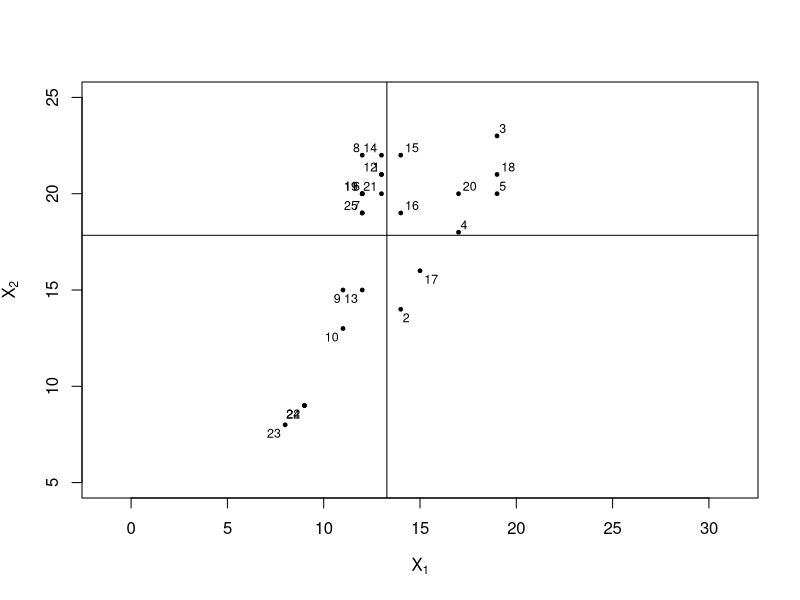
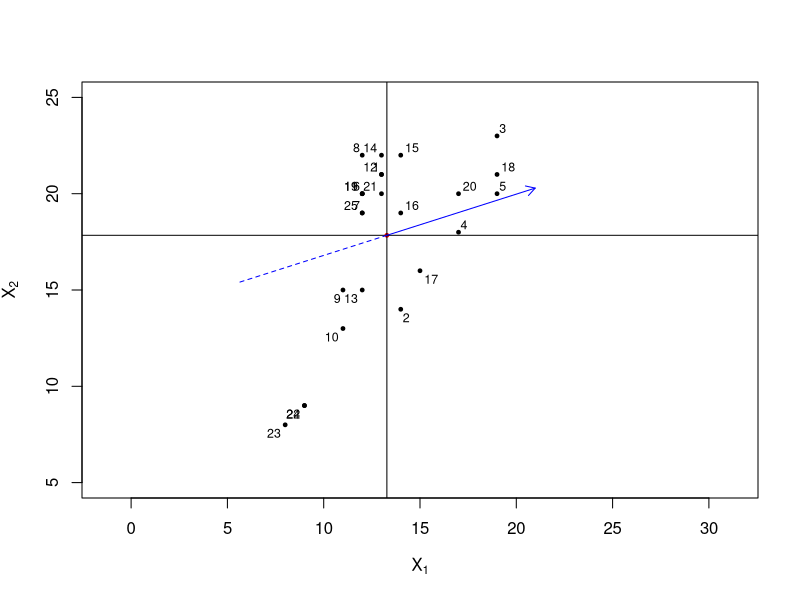
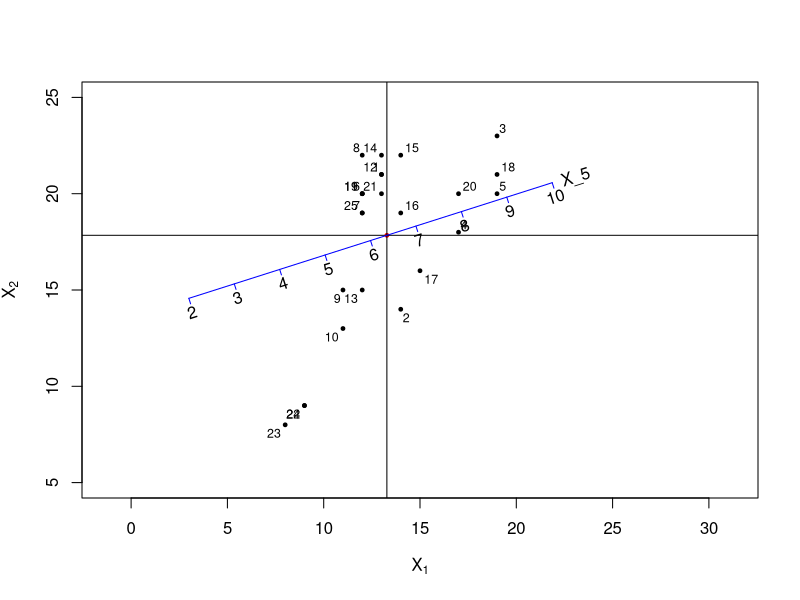
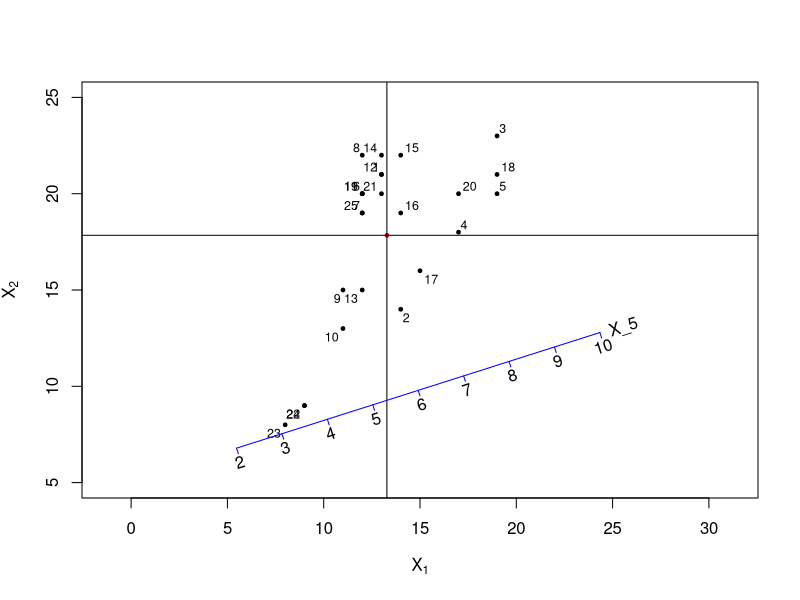
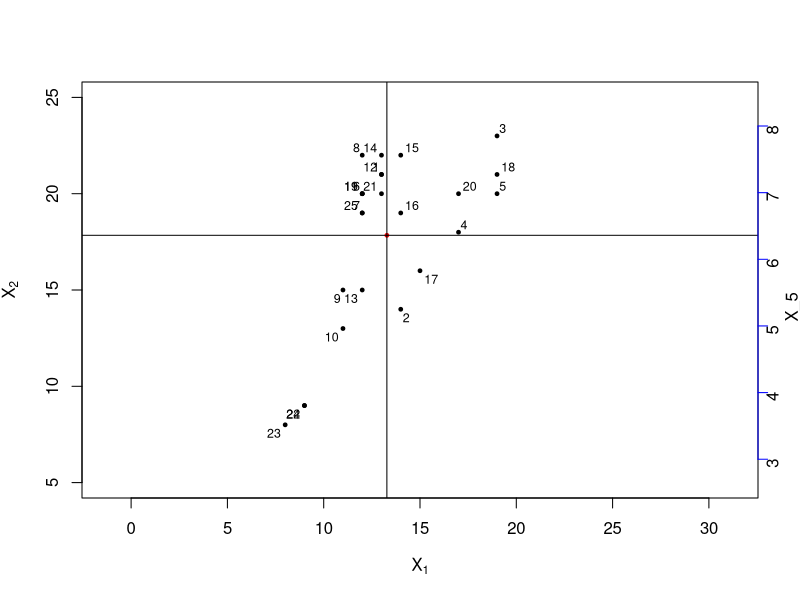
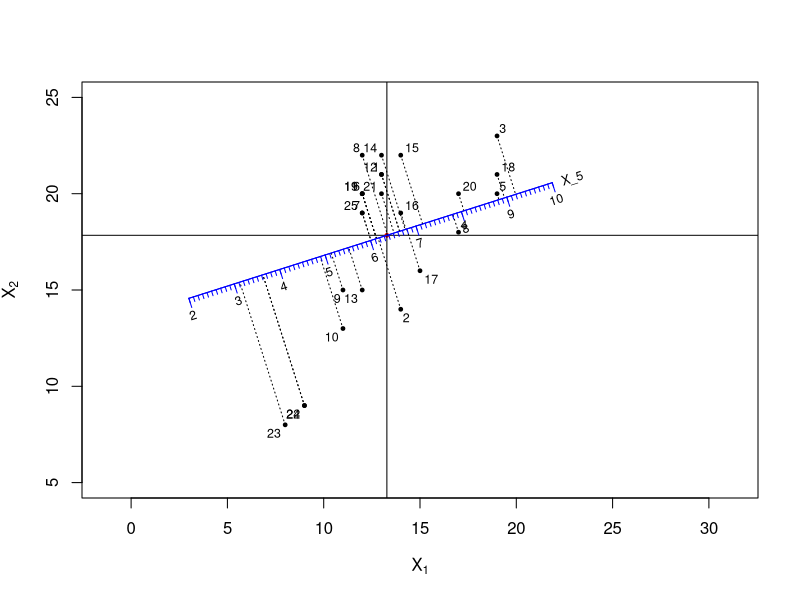
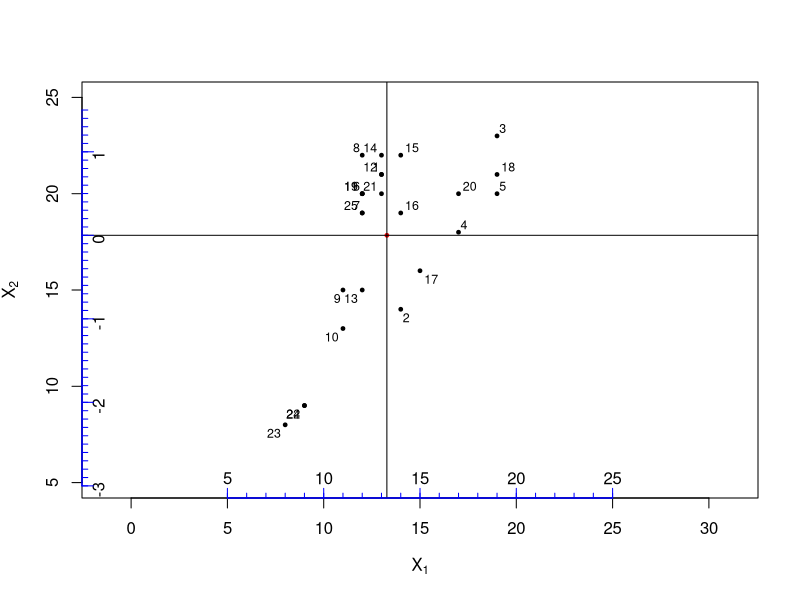
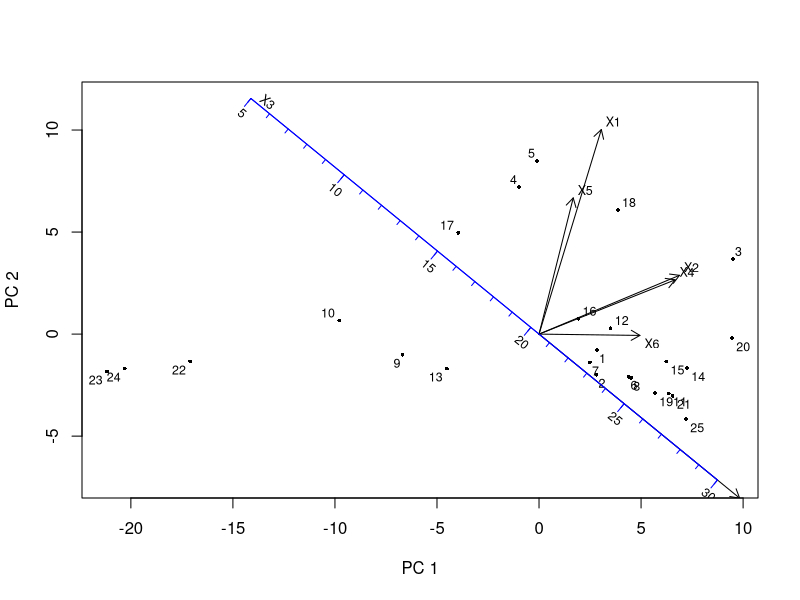

The R script that drew these images, in order:
# Code example from 'CalibrationGuide' vignette. See references/ for full tutorial.

### R code from vignette source 'CalibrationGuide.Rnw'

###################################################
### code chunk number 1: CalibrationGuide.Rnw:79-92
###################################################
prefig <- function(){
data(goblets)
X <- goblets
plot(X[,1],X[,2],pch=19,cex=0.5,xlab=expression(X[1]),
ylab=expression(X[2]),xlim=c(5,25),ylim=c(5,25),asp=1)
m <- apply(cbind(X[,1],X[,2]),2,mean)
textxy(X[,1],X[,2],1:25,m=m,cex=0.75)
points(m[1],m[2],col="red",pch=19,cex=0.5)
abline(h = m[2])
abline(v = m[1])
}
options("SweaveHooks"=list(aap=prefig))
options("width"=60)


###################################################
### code chunk number 2: noot
###################################################
library(calibrate)


###################################################
### code chunk number 3: CalibrationGuide.Rnw:113-115
###################################################
data(goblets)
X <- goblets


###################################################
### code chunk number 4: CalibrationGuide.Rnw:125-130
###################################################
plot(X[,1],X[,2],pch=19,cex=0.5,xlab=expression(X[1]),ylab=expression(X[2]),
     xlim=c(5,25),ylim=c(5,25),asp=1)
m <- apply(X[,1:2],2,mean)
textxy(X[,1],X[,2],1:25,m=m,cex=0.75)
origin(m)


###################################################
### code chunk number 5: CalibrationGuide.Rnw:137-143
###################################################
getOption("SweaveHooks")[["aap"]]()
Xc <- scale(X,center=TRUE,scale=FALSE)
b <- solve(t(Xc[,1:2])%*%Xc[,1:2])%*%t(Xc[,1:2])%*%Xc[,5]
print(b)
bscaled <- 20*b
arrows(m[1],m[2],m[1]+bscaled[1],m[2]+bscaled[2],col="blue",length=0.1)
arrows(m[1],m[2],m[1]-bscaled[1],m[2]-bscaled[2],length=0,lty="dashed",col="blue")


###################################################
### code chunk number 6: CalibrationGuide.Rnw:155-161
###################################################
getOption("SweaveHooks")[["aap"]]()
print(range(X[,5]))
yc <- scale(X[,5],scale=FALSE)
tm <- seq(2,10,by=1)
tmc <- tm - mean(X[,5])
Calibrate.X5<-calibrate(b,yc,tmc,Xc[,1:2],tmlab=tm,m=m,tl=0.3,axislab="X_5",
                        labpos=4,cex.axislab=1)


###################################################
### code chunk number 7: CalibrationGuide.Rnw:198-203
###################################################
getOption("SweaveHooks")[["aap"]]()
yc <- scale(X[,5],scale=FALSE)
tm <- seq(2,10,by=1)
tmc <- tm - mean(X[,5])
Calibrate.X5<-calibrate(b,yc,tmc,Xc[,1:2],tmlab=tm,m=m,tl=0.3,axislab="X_5",labpos=4,
                        cex.axislab=1,shiftdir="right")


###################################################
### code chunk number 8: CalibrationGuide.Rnw:220-229
###################################################
getOption("SweaveHooks")[["aap"]]()
opar <- par('xpd'=TRUE)
tm <- seq(3,8,by=1)
tmc <- (tm - mean(X[,5]))
Calibrate.rightmargin.X5 <- calibrate(c(0,1),yc,tmc,Xc[,1:2],tmlab=tm,m=m,
                                      axislab="X_5",tl=0.5,
                                      shiftvec=c(par('usr')[2]-mean(X[,1]),0),
                                      shiftfactor=1,where=2,
                                      laboffset=c(1.5,1.5),cex.axislab=1)
par(opar)


###################################################
### code chunk number 9: CalibrationGuide.Rnw:252-260
###################################################
getOption("SweaveHooks")[["aap"]]()
tm <- seq(2,10,by=1)
tmc <- (tm - mean(X[,5]))
Calibrate.X5 <- calibrate(b,yc,tmc,Xc[,1:2],tmlab=tm,m=m,axislab="X_5",tl=0.5,
                          dp=TRUE,labpos=4)
tm <- seq(2,10,by=0.1)
tmc <- (tm - mean(X[,5]))
Calibrate.X5 <- calibrate(b,yc,tmc,Xc[,1:2],tmlab=tm,m=m,tl=0.25,verb=FALSE,
                          lm=FALSE)


###################################################
### code chunk number 10: CalibrationGuide.Rnw:276-298
###################################################
getOption("SweaveHooks")[["aap"]]()
opar <- par('xpd'=TRUE)
tm <- seq(5,25,by=5)
tmc <- (tm - mean(X[,1]))
yc <- scale(X[,1],scale=FALSE)
Calibrate.X1 <- calibrate(c(1,0),yc,tmc,Xc[,1:2],tmlab=tm,m=m,tl=0.5,
                          axislab="X_1",cex.axislab=1,showlabel=FALSE,
shiftvec=c(0,-(m[2]-par("usr")[3])),shiftfactor=1,reverse=TRUE)
tm <- seq(5,25,by=1); tmc <- (tm - mean(X[,1]))
Calibrate.X1 <- calibrate(c(1,0),yc,tmc,Xc[,1:2],tmlab=tm,m=m,tl=0.25,
                          axislab="X_1",cex.axislab=1,showlabel=FALSE,
shiftvec=c(0,-(m[2]-par("usr")[3])),shiftfactor=1,reverse=TRUE,
                          verb=FALSE,lm=FALSE)
yc <- scale(X[,2],scale=TRUE)
tm <- seq(-3,1,by=1)
Calibrate.X2 <- calibrate(c(0,1),yc,tm,Xc[,1:2],tmlab=tm,m=m,tl=0.6,
                          axislab="X_2",cex.axislab=1,showlabel=FALSE,
shiftvec=c(-(mean(X[,1])-par('usr')[1]),0),shiftfactor=1,verb=TRUE,lm=TRUE)
tm <- seq(-3,1.5,by=0.1)
Calibrate.X2 <- calibrate(c(0,1),yc,tm,Xc[,1:2],tmlab=tm,m=m,tl=0.3,
                          axislab="X_2",cex.axislab=1,showlabel=FALSE,
shiftvec=c(-(mean(X[,1])-par('usr')[1]),0),shiftfactor=1,verb=FALSE,lm=FALSE)
par(opar)


###################################################
### code chunk number 11: CalibrationGuide.Rnw:327-346
###################################################
# PCA and Biplot construction
pca.results <- princomp(X,cor=FALSE)
Fp <- pca.results$scores
Gs <- pca.results$loadings
plot(Fp[,1],Fp[,2],pch=16,asp=1,xlab="PC 1",ylab="PC 2",cex=0.5)
textxy(Fp[,1],Fp[,2],rownames(X),cex=0.75)
arrows(0,0,15*Gs[,1],15*Gs[,2],length=0.1)
textxy(15*Gs[,1],15*Gs[,2],colnames(X),cex=0.75)
# Calibration of X_3
ticklab  <- seq(5,30,by=5)
ticklabc <- ticklab-mean(X[,3])
yc <- (X[,3]-mean(X[,3])) 
g <- Gs[3,1:2]                                  
Calibrate.X3 <- calibrate(g,yc,ticklabc,Fp[,1:2],ticklab,tl=0.5,
                          axislab="X3",cex.axislab=0.75,where=1,labpos=4)
ticklab  <- seq(5,30,by=1)
ticklabc <- ticklab-mean(X[,3])
Calibrate.X3.fine <- calibrate(g,yc,ticklabc,Fp[,1:2],ticklab,lm=FALSE,tl=0.25,
                               verb=FALSE,cex.axislab=0.75,where=1,labpos=4)


###################################################
### code chunk number 12: CalibrationGuide.Rnw:353-376
###################################################
# PCA and Biplot construction
pca.results <- princomp(X,cor=TRUE)
Fp <- pca.results$scores
Ds <- diag(pca.results$sdev)
Fs <- Fp%*%solve(Ds)
Gs <- pca.results$loadings
Gp <- Gs%*%Ds
#plot(Fs[,1],Fs[,2],pch=16,asp=1,xlab="PC 1",ylab="PC 2",cex=0.5)
#textxy(Fs[,1],Fs[,2],rownames(X))
plot(Gp[,1],Gp[,2],pch=16,cex=0.5,xlim=c(-1,1),ylim=c(-1,1),asp=1,
     xlab="1st principal axis",ylab="2nd principal axis")
arrows(0,0,Gp[,1],Gp[,2],length=0.1)
textxy(Gp[,1],Gp[,2],colnames(X),cex=0.75)
ticklab <- c(seq(-1,-0.2,by=0.2),seq(0.2,1.0,by=0.2))
R <- cor(X)
y <- R[,5]
g <- Gp[5,1:2]                                        
Calibrate.X5 <- calibrate(g,y,ticklab,Gp[,1:2],ticklab,lm=TRUE,tl=0.05,dp=TRUE,
                      labpos=2,cex.axislab=0.75,axislab="X_5")
ticklab <- seq(-1,1,by=0.1)
Calibrate.X5 <- calibrate(g,y,ticklab,Gp[,1:2],ticklab,lm=FALSE,tl=0.05,verb=FALSE)
ticklab <- seq(-1,1,by=0.01)
Calibrate.X5 <- calibrate(g,y,ticklab,Gp[,1:2],ticklab,lm=FALSE,tl=0.025,verb=FALSE)


###################################################
### code chunk number 13: CalibrationGuide.Rnw:389-391
###################################################
print(R)
print(cbind(R[,5],Calibrate.X5$yt))


###################################################
### code chunk number 14: CalibrationGuide.Rnw:430-472
###################################################
library(MASS)
data(calves)
ca.results <- corresp(calves,nf=2)
Fs <- ca.results$rscore
Gs <- ca.results$cscore
Ds <- diag(ca.results$cor)
Fp <- Fs%*%Ds
Gp <- Gs%*%Ds
plot(Gs[,1],Gs[,2],pch=16,asp=1,cex=0.5,xlab="1st principal axis",
     ylab="2nd principal axis")
textxy(Gs[,1],Gs[,2],colnames(calves),cex=0.75)
points(Fp[,1],Fp[,2],pch=16,cex=0.5)
textxy(Fp[,1],Fp[,2],rownames(calves),cex=0.75)
origin()
arrows(0,0,Gs[,1],Gs[,2])

P <- as.matrix(calves/sum(calves))
r <- apply(P,1,sum)
k <- apply(P,2,sum)
Dc <- diag(k)
Dr <- diag(r)

RP <- solve(Dr)%*%P
print(RP)
CRP <- RP - ones(nrow(RP), 1) %*% t(k)
TCRP <- CRP%*%solve(Dc)

y <- TCRP[,3]
g <- Gs[3,1:2]

ticklab  <- c(0,seq(0,1,by=0.2))                         
ticklabs <- (ticklab - k[3])/k[3]
Calibrate.AI <- calibrate(g,y,ticklabs,Fp[,1:2],ticklab,lm=TRUE,tl=0.10,
                          weights=Dr,axislab="AI",labpos=4,dp=TRUE)
ticklab  <- c(0,seq(0,1,by=0.1))                         
ticklabs <- (ticklab - k[3])/k[3]
Calibrate.AI <- calibrate(g,y,ticklabs,Fp[,1:2],ticklab,lm=FALSE,tl=0.10,
                          weights=Dr,verb=FALSE)
ticklab  <- c(0,seq(0,1,by=0.01))                         
ticklabs <- (ticklab - k[3])/k[3]
Calibrate.AI <- calibrate(g,y,ticklabs,Fp[,1:2],ticklab,lm=FALSE,tl=0.05,
                          weights=Dr,verb=FALSE)


###################################################
### code chunk number 15: CalibrationGuide.Rnw:490-521
###################################################
data(heads)
X  <- cbind(heads$X1,heads$X2)
Y  <- cbind(heads$Y1,heads$Y2)

Rxy<- cor(X,Y)
Ryx<- t(Rxy)
Rxx<- cor(X)
Ryy<- cor(Y)

cca.results <-canocor(X,Y)

plot(cca.results$Gs[,1],cca.results$Gs[,2],pch=16,asp=1,xlim=c(-1,1),ylim=c(-1,1),
     xlab=expression(V[1]),ylab=expression(V[2]))
arrows(0,0,cca.results$Fp[,1],cca.results$Fp[,2],length=0.1)
arrows(0,0,cca.results$Gs[,1],cca.results$Gs[,2],length=0.1)

textxy(cca.results$Fp[1,1],cca.results$Fp[1,2],expression(X[1]),cex=0.75)
textxy(cca.results$Fp[2,1],cca.results$Fp[2,2],expression(X[2]),cex=0.75)

textxy(cca.results$Gs[1,1],cca.results$Gs[1,2],expression(Y[1]),cex=0.75)
textxy(cca.results$Gs[2,1],cca.results$Gs[2,2],expression(Y[2]),cex=0.75)

circle(1)
ticklab  <- seq(-1,1,by=0.2)  

y <- Rxy[,2]
g <- cca.results$Gs[2,1:2]                        

Cal.Cor.Y2 <- calibrate(g,y,ticklab,cca.results$Fp[,1:2],ticklab,lm=TRUE,tl=0.05,
                        dp=TRUE,reverse=TRUE,weights=solve(Rxx),
axislab="Y_2",cex.axislab=0.75,showlabel=FALSE)


###################################################
### code chunk number 16: CalibrationGuide.Rnw:524-557
###################################################

plot(cca.results$Gs[,1],cca.results$Gs[,2],pch=16,asp=1,xlim=c(-2,2),ylim=c(-2,2),
     xlab=expression(V[1]),ylab=expression(V[2]))
#arrows(0,0,cca.results$Fp[,1],cca.results$Fp[,2],length=0.1)
#arrows(0,0,cca.results$Gs[,1],cca.results$Gs[,2],length=0.1)

textxy(cca.results$Fp[1,1],cca.results$Fp[1,2],expression(X[1]))
textxy(cca.results$Fp[2,1],cca.results$Fp[2,2],expression(X[2]))

textxy(cca.results$Gs[1,1],cca.results$Gs[1,2],expression(Y[1]))
textxy(cca.results$Gs[2,1],cca.results$Gs[2,2],expression(Y[2]))

points(cca.results$V[,1],cca.results$V[,2],pch=16,cex=0.5)
textxy(cca.results$V[,1],cca.results$V[,2],1:nrow(X),cex=0.75)


ticklab  <- seq(135,160,by=5)                           
ticklabc <- ticklab-mean(Y[,2])
ticklabs <- (ticklab-mean(Y[,2]))/sqrt(var(Y[,2]))

y <- (Y[,2]-mean(Y[,2]))/sqrt(var(Y[,2]))                      
Fr <- cca.results$V[,1:2]                                         
g <- cca.results$Gs[2,1:2]                                        

#points(cca.results$V[,1],cca.results$V[,2],cex=0.5,pch=19,col="red")
#textxy(cca.results$V[,1],cca.results$V[,2],rownames(Xn))

Cal.Data.Y2 <- calibrate(g,y,ticklabs,Fr,ticklab,lm=TRUE,tl=0.1,dp=TRUE,
                         reverse=TRUE,verb=TRUE,axislab="Y_2",
                         cex.axislab=0.75,showlabel=FALSE)

#cca.results<-lm.gls(Rxy[,5]~-1+Fr,W=solve(Rxx))



###################################################
### code chunk number 17: CalibrationGuide.Rnw:577-594
###################################################
data(linnerud)
X <- linnerud[,1:3]
Y <- linnerud[,4:6]
rda.results <- rda(X,Y)
plot(rda.results$Fs[,1],rda.results$Fs[,2],pch=16,asp=1,xlim=c(-2,2),ylim=c(-2,2),
     cex=0.5,xlab="1st principal axis",ylab="2nd principal axis")
arrows(0,0,2*rda.results$Gyp[,1],2*rda.results$Gyp[,2],length=0.1)
textxy(rda.results$Fs[,1],rda.results$Fs[,2],rownames(X),cex=0.75)
textxy(2*rda.results$Gyp[,1],2*rda.results$Gyp[,2],colnames(Y),cex=0.75)

y <- rda.results$Yh[,3]
g <- rda.results$Gyp[3,1:2]
Fr <- rda.results$Fs[,1:2]

ticklab <- c(seq(-0.6,-0.1,by=0.1),seq(0.1,0.6,by=0.1))
Calibrate.Yhat3 <- calibrate(g,y,ticklab,Fr,ticklab,lm=TRUE,dp=TRUE,tl=0.1,
                             axislab="Sauts",showlabel=FALSE)


###################################################
### code chunk number 18: CalibrationGuide.Rnw:597-621
###################################################
plot(rda.results$Gxs[,1],rda.results$Gxs[,2],pch=16,asp=1,xlim=c(-2,2),
     ylim=c(-2,2),cex=0.5,xlab="1st principal axis",
ylab="2nd principal axis")
arrows(0,0,rda.results$Gxs[,1],rda.results$Gxs[,2],length=0.1)
arrows(0,0,rda.results$Gyp[,1],rda.results$Gyp[,2],length=0.1)
textxy(rda.results$Gxs[,1],rda.results$Gxs[,2],colnames(X),cex=0.75)
textxy(rda.results$Gyp[,1],rda.results$Gyp[,2],colnames(Y),cex=0.75)

y <- rda.results$B[,3]
g <- rda.results$Gyp[3,1:2]
Fr <- rda.results$Gxs[,1:2]  

ticklab <- seq(-0.4,0.4,0.2)

W <-cor(X)

Calibrate.Y3 <- calibrate(g,y,ticklab,Fr,ticklab,lm=TRUE,dp=TRUE,tl=0.1,
                          weights=W,axislab="Sauts",showlabel=FALSE)
ticklab <- seq(-0.4,0.4,0.1)
Calibrate.Y3 <- calibrate(g,y,ticklab,Fr,ticklab,lm=FALSE,tl=0.05,verb=FALSE,
                          weights=W)
ticklab <- seq(-0.4,0.4,0.01)
Calibrate.Y3 <- calibrate(g,y,ticklab,Fr,ticklab,lm=FALSE,tl=0.025,verb=FALSE,
                          weights=W)
